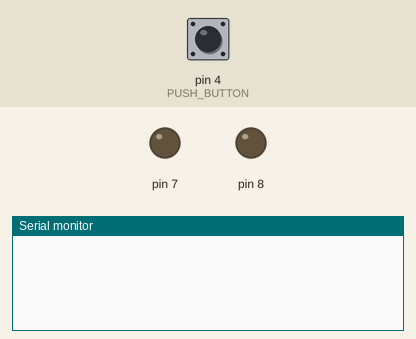
The sketch below on a simulated Arduino Uno, built with avr-gcc and run on an emulated ATmega328P. On the bench: output pins drawn as LEDs (lit = HIGH), the last lines printed to the serial monitor. The inputs (shaded band) are chosen by the test bench; at power-on: pin 4 (PUSH_BUTTON) LOW.

Above: at 0.8 s.
0.9 s: pin 4 (PUSH_BUTTON) pulled HIGH for 0.15 s
At 1.03 s:
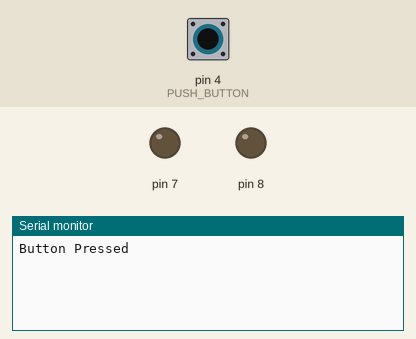
At 1.9 s:
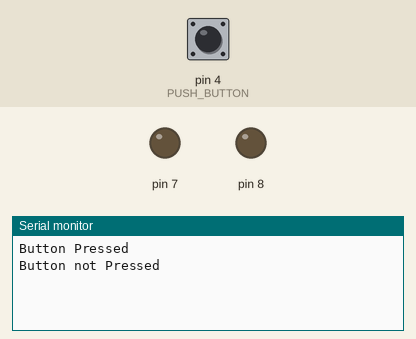

The sketch:

finalProject_1.ino
```cpp
//INCLUDE DIRECTORIES
#include <avr/io.h>
#include <util/delay.h>
#include "project.h"
#include <string.h>

//DEFINE BAUD RATE
#define BAUD 9600

//BUTTON PIN 4
const int PUSH_BUTTON = 4;
//LED PIN 8
const int LED = 8;
//LED STATE = 1 MEANS OFF, LED STATE = 2 MEANS ON
int LED_state = 0b00000001;

int main(void){
DDRD |= 0b10000000;
DDRB |= 0b00000001;

char compare_onCmd[] = "led_on";
char compare_offCmd[] = "led_off";
char receive_string[8];
int counter = 0;
char received;

//SET BAUD RATE
uart_init(BAUD);

int prevButton_state = digitalRead(PUSH_BUTTON);

//RUN CODE
while(1){
  if((UCSR0A)&(1<<RXC0)){

   //LED INPUT
   received = uart_receive();

   //RECIEVE INPUT
   if(received != '\n'){
     receive_string[counter++] = received;
    }

   //READ INPUT
   else{
     if( counter == 6 && strncmp(receive_string,compare_onCmd,6)==0 ){
       uart_transmit_array("LED Is On\n",10);
        PORTB |= 0b00000001;
      }

     else if( counter == 7 && strncmp(receive_string,compare_offCmd,7)==0){
       uart_transmit_array("LED Is Off\n",11);
       PORTB &= 0b11111110;
      }

     else{
       uart_transmit_array("ERROR\n",6);
      }

     counter = 0;
    }
  }
 //BUTTON CODE
  int Button_state = digitalRead(PUSH_BUTTON);

  if(Button_state == HIGH && Button_state != prevButton_state){
   uart_transmit_array("Button Pressed\n",15);
  }

  else if (Button_state == LOW && Button_state != prevButton_state){
   uart_transmit_array("Button not Pressed\n",19);
  }
  prevButton_state  = Button_state;
}

return 0;
}
```

project.h
```cpp
#include <stdio.h>
#include <util/delay.h>
void uart_SetBaudRate(int baud);
void uart_init (int baud);
void uart_transmit (unsigned char data);
unsigned char uart_recieve (void);
int uart_recieve_ready (void);
void uart_transmit_array(char* data, int size);
```

project.ino
```cpp
#include <avr/io.h>

void uart_SetBaudRate(int BRate){
  int ubrr = ((F_CPU)/(BRate*16UL)-1);  //function to change baudrate, = 103
  UBRR0H = (ubrr>>8);               //set the high baudrate
  UBRR0L = ubrr;                    //set the low baudrate
}

void uart_init(int BRate){
  uart_SetBaudRate(BRate); //run the previous BaudRate setup function
  UCSR0B |= (1<<TXEN0)|(1<<RXEN0);  //enable the transmitter and receiver
  UCSR0C |= (1<<UCSZ01)|(1<<UCSZ00);//set format to 8-bit
}

void uart_transmit(unsigned char data){
  int udr_empty; //initialize the udr empty boolean-like variable
  do{
   udr_empty = (UCSR0A & (1<<UDRE0)) != 0; //check the data buffer if empty or not
  }
  while(!udr_empty);

  UDR0 = data;
}

void uart_transmit_array(char* data, int size){

  for(int i = 0; i < size; i++){
    while(!(UCSR0A & (1<<UDRE0)));
    UDR0 = (int) data[i];
  }
}

unsigned char uart_receive(void){

  if(!uart_receive_ready()){
    return;
  }

  else {
    return UDR0;
  }
}

char* uart_receive_array(){

  const int size = 7;
  static char word[size];
  int counter = 0;

  for(int i = 0; i < size; i++){
    while(!uart_receive_ready());
    word[i] = UDR0;
  }

  return word;
}

int uart_receive_ready(void){
  int flag = ((UCSR0A)&(1<<RXC0)) != 0; //checks the 7th bit of the register which means the received completed successfully
  return flag;
}
```

Measured:
- after the input at 0.9 s, the serial monitor: prints a new line at once (image 1)
